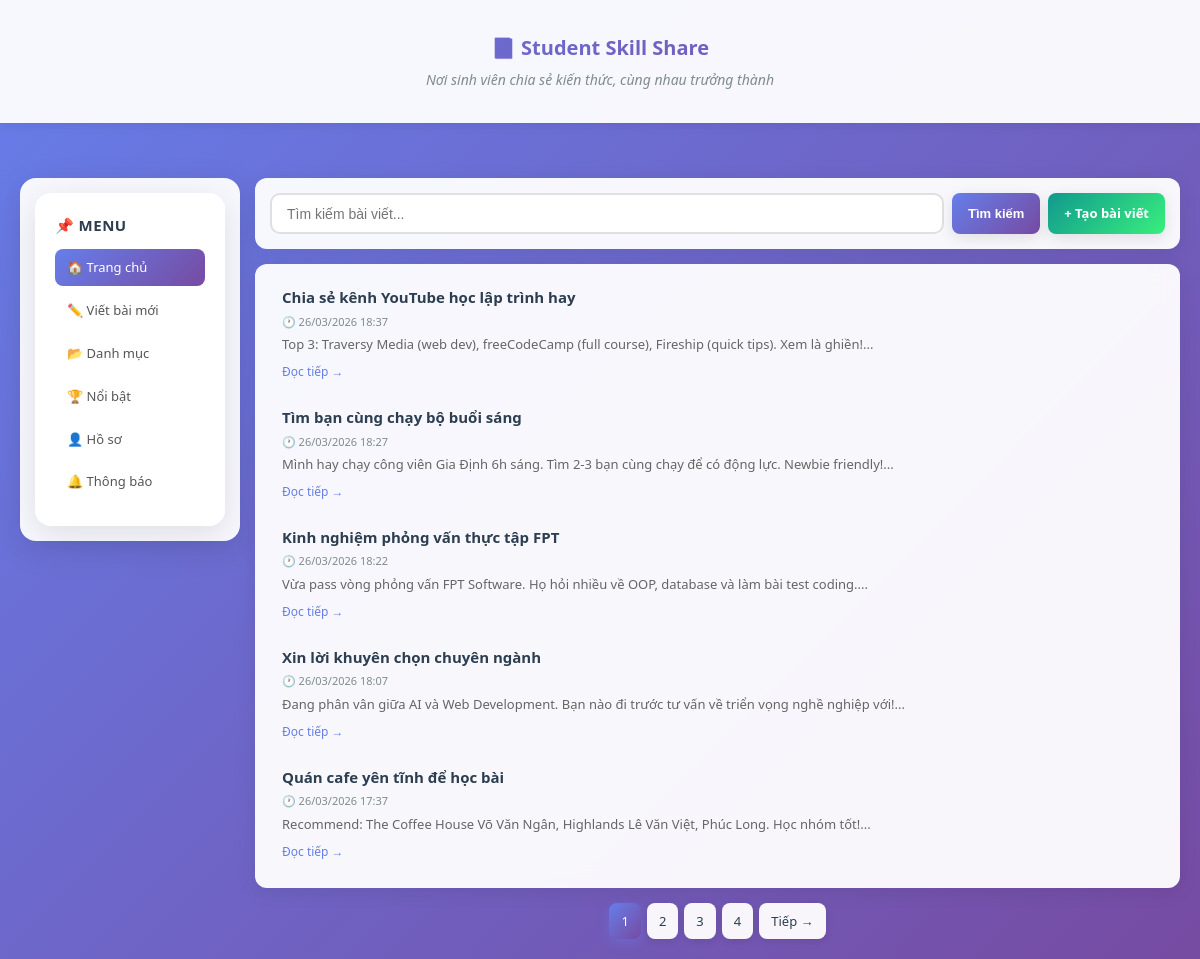
The page / on the database its author committed.
### tables this page shows
CREATE TABLE IF NOT EXISTS posts (
    id INT AUTO_INCREMENT PRIMARY KEY,
    title VARCHAR(255) NOT NULL,
    content TEXT NOT NULL,
    like_count INT DEFAULT 0,
    created_at TIMESTAMP DEFAULT CURRENT_TIMESTAMP
);

### app/helpers/helpers.php (called while the page is built, shortened)
<?php
function escape($string) {
    return htmlspecialchars($string, ENT_QUOTES, 'UTF-8');
}
function formatDate($datetime) {
    return date('d/m/Y H:i', strtotime($datetime));
}

### app/config/database.php (called while the page is built, shortened)
<?php
function getConnection() {
    static $pdo = null;
    if ($pdo === null) {
        try {
            $dsn = "mysql:host=" . DB_HOST . ";dbname=" . DB_NAME . ";charset=utf8mb4";
            $pdo = new PDO($dsn, DB_USER, DB_PASS);
            $pdo->setAttribute(PDO::ATTR_ERRMODE, PDO::ERRMODE_EXCEPTION);
            $pdo->setAttribute(PDO::ATTR_DEFAULT_FETCH_MODE, PDO::FETCH_ASSOC);
        } catch (PDOException $e) {
            error_log("Database connection failed: " . $e->getMessage());
            die("
                <!DOCTYPE html>
                <html>
                <head>
                    <meta charset='UTF-8'>
                    <title>Lỗi kết nối</title>
                    <style>
                        body { font-family: Arial; padding: 50px; background: #f5f5f5; }
                        .error-box { background: white; padding: 30px; border-radius: 10px; max-width: 600px; margin: 0 auto; box-shadow: 0 2px 10px rgba(0,0,0,0.1); }
                        h2 { color: #e74c3c; }
                        .steps { background: #f9f9f9; padding: 15px; border-left: 4px solid #3498db; margin: 20px 0; }
                    </style>
                </head>
                <body>
                    <div class='error-box'>
                        <h2>⚠️ Không thể kết nối database</h2>
                        <p>Vui lòng kiểm tra:</p>
                        <div class='steps'>
                            <ol>
                                <li>MySQL đã chạy trong XAMPP chưa?</li>
                                <li>Database 'student_blog' đã được tạo chưa?</li>
                                <li>Đã import file database.sql chưa?</li>
                                <li>Thông tin kết nối trong app/config/database.php đúng chưa?</li>
                            </ol>
                        </div>
                        <p><strong>Lỗi:</strong> " . htmlspecialchars($e->getMessage()) . "</p>
                        <p><a href='test-db.php' style='color: #3498db;'>→ Test kết nối database</a></p>
                    </div>
                </body>
                </html>
            ");
        }
    }
    return $pdo;
}

### app/models/Post.php (called while the page is built, shortened)
<?php
require_once __DIR__ . '/../config/database.php';
class Post {
    private $pdo;
    public function __construct() {
        $this->pdo = getConnection();
    }
    public function getPaginated($page = 1, $perPage = 5, $keyword = '') {
        $offset = ($page - 1) * $perPage;
        if ($keyword) {
            $stmt = $this->pdo->prepare("SELECT * FROM posts WHERE title LIKE :keyword ORDER BY created_at DESC LIMIT :limit OFFSET :offset");
            $stmt->bindValue(':keyword', '%' . $keyword . '%', PDO::PARAM_STR);
            $stmt->bindValue(':limit', (int)$perPage, PDO::PARAM_INT);
            $stmt->bindValue(':offset', (int)$offset, PDO::PARAM_INT);
            $stmt->execute();
        } else {
            $stmt = $this->pdo->prepare("SELECT * FROM posts ORDER BY created_at DESC LIMIT :limit OFFSET :offset");
            $stmt->bindValue(':limit', (int)$perPage, PDO::PARAM_INT);
            $stmt->bindValue(':offset', (int)$offset, PDO::PARAM_INT);
            $stmt->execute();
        }
        return $stmt->fetchAll();
    }
    public function countAll($keyword = '') {
        if ($keyword) {
            $stmt = $this->pdo->prepare("SELECT COUNT(*) FROM posts WHERE title LIKE ?");
            $stmt->execute(['%' . $keyword . '%']);
        } else {
            $stmt = $this->pdo->query("SELECT COUNT(*) FROM posts");
        }
        return (int)$stmt->fetchColumn();
    }
}

### public/index.php (the view, shortened to what this page needs)
<?php
require_once __DIR__ . '/../app/models/Post.php';
require_once __DIR__ . '/../app/helpers/helpers.php';
$postModel = new Post();
$keyword = isset($_GET['search']) ? trim($_GET['search']) : '';
$perPage = 5;
$currentPage = isset($_GET['page']) ? max(1, (int)$_GET['page']) : 1;
$totalPosts = $postModel->countAll($keyword);
$totalPages = ceil($totalPosts / $perPage);
$posts = $postModel->getPaginated($currentPage, $perPage, $keyword);
?>
<!DOCTYPE html>
<html lang="vi">
<head>
    <link rel="stylesheet" href="assets/style.css">
</head>
<body>
    <header>
        <div class="container">
            <h1>📘 Student Skill Share</h1>
            <p class="slogan">Nơi sinh viên chia sẻ kiến thức, cùng nhau trưởng thành</p>
        </div>
    </header>
    <div class="container">
        <div class="layout-grid">
            <aside class="sidebar-left">
                <nav class="side-menu">
                    <h4>📌 Menu</h4>
                    <ul>
                        <li><a href="index.php" class="active">🏠 Trang chủ</a></li>
                        <li><a href="create.php">✏️ Viết bài mới</a></li>
                        <li><a href="#" class="coming-soon" data-feature="Danh mục chủ đề">📂 Danh mục</a></li>
                        <li><a href="#" class="coming-soon" data-feature="Bảng xếp hạng">🏆 Nổi bật</a></li>
                        <li><a href="#" class="coming-soon" data-feature="Hồ sơ cá nhân">👤 Hồ sơ</a></li>
                        <li><a href="#" class="coming-soon" data-feature="Thông báo">🔔 Thông báo</a></li>
                    </ul>
                </nav>
            </aside>
            <main class="main-content">
                <div class="search-bar">
                    <form method="GET" action="index.php">
                        <input type="text" name="search" placeholder="Tìm kiếm bài viết..." value="<?= escape($keyword) ?>">
                        <button type="submit" class="btn btn-primary">Tìm kiếm</button>
                        <a href="create.php" class="btn btn-success">+ Tạo bài viết</a>
                    </form>
                </div>
                <div class="post-list">
                    <?php if (empty($posts)): ?>
                        <div class="empty-state">
                            <p>Chưa có bài viết nào. Hãy tạo bài viết đầu tiên!</p>
                        </div>
                    <?php else: ?>
                        <?php foreach ($posts as $post): ?>
                            <a href="post.php?id=<?= $post['id'] ?>" class="post-card-link">
                                <div class="post-item">
                                    <h3><?= escape($post['title']) ?></h3>
                                    <div class="post-meta">🕐 <?= formatDate($post['created_at']) ?></div>
                                    <div class="post-excerpt"><?= escape(substr($post['content'], 0, 150)) ?>...</div>
                                    <span class="read-more">Đọc tiếp →</span>
                                </div>
                            </a>
                        <?php endforeach; ?>
                    <?php endif; ?>
                </div>
                <?php if ($totalPages > 1): ?>
                <div class="pagination">
                    <?php for ($i = 1; $i <= $totalPages; $i++): ?>
                        <a href="index.php?page=<?= $i ?><?= $keyword ? '&search=' . urlencode($keyword) : '' ?>"
                           class="page-btn <?= $i === $currentPage ? 'active' : '' ?>">
                            <?= $i ?>
                        </a>
                    <?php endfor; ?>
                    <?php if ($currentPage < $totalPages): ?>
                        <a href="index.php?page=<?= $currentPage + 1 ?><?= $keyword ? '&search=' . urlencode($keyword) : '' ?>" class="page-btn">Tiếp →</a>
                    <?php endif; ?>
                </div>
                <?php endif; ?>
            </main>
        </div>
    </div>
</body>
</html>

### rows shown on the page
posts: title "Chia sẻ kênh YouTube học lập trình hay", created_at "26/03/2026 18:37", content "Top 3: Traversy Media (web dev), freeCodeCamp (full course), Fireship (quick tips). Xem là ghiền!"
posts: title "Tìm bạn cùng chạy bộ buổi sáng", created_at "26/03/2026 18:27", content "Mình hay chạy công viên Gia Định 6h sáng. Tìm 2-3 bạn cùng chạy để có động lực. Newbie friendly!"
posts: title "Kinh nghiệm phỏng vấn thực tập FPT", created_at "26/03/2026 18:22", content "Vừa pass vòng phỏng vấn FPT Software. Họ hỏi nhiều về OOP, database và làm bài test coding."
posts: title "Xin lời khuyên chọn chuyên ngành", created_at "26/03/2026 18:07", content "Đang phân vân giữa AI và Web Development. Bạn nào đi trước tư vấn về triển vọng nghề nghiệp với!"
posts: title "Quán cafe yên tĩnh để học bài", created_at "26/03/2026 17:37", content "Recommend: The Coffee House Võ Văn Ngân, Highlands Lê Văn Việt, Phúc Long. Học nhóm tốt!"
